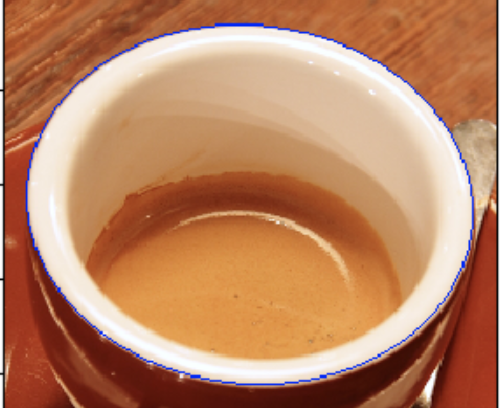
#> input picture imageprocessing/cup.png, 500 x 408 px
$ python imageaddoperation.py
#> lines starting #> are read from the running program, lines starting #| are printed output that depends on the picture
# Load two images
import cv2 as cv
img1 = cv.imread('cup.png')
#> img1 is the input picture: shape (408, 500, 3); mean B, G, R 98.7, 132, 187.3
img2 = cv.imread('dave.png')
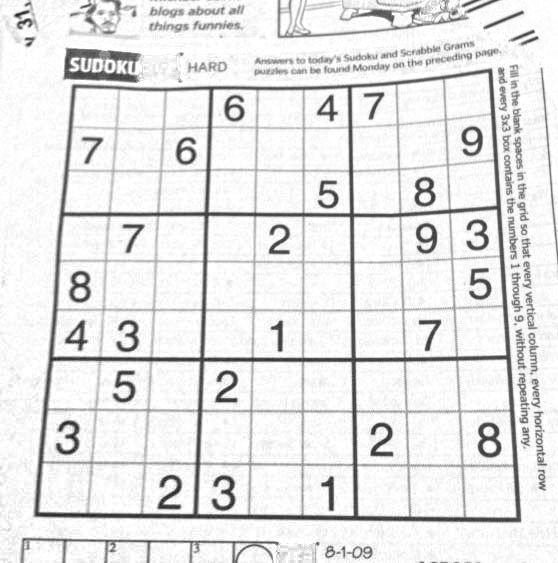
#> input picture imageprocessing/dave.png, 558 x 563 px
#> img2 is the input picture: shape (563, 558, 3); min 27, max 255, mean 229.5
# I want to put logo on top-left corner, So I create a ROI
rows,cols,channels = img2.shape
#> rows = 563; cols = 558; channels = 3
# Now create a mask of logo and create its inverse mask also
img2gray = cv.cvtColor(img2,cv.COLOR_BGR2GRAY)
im1 = cv.cvtColor(img1,cv.COLOR_BGR2GRAY)
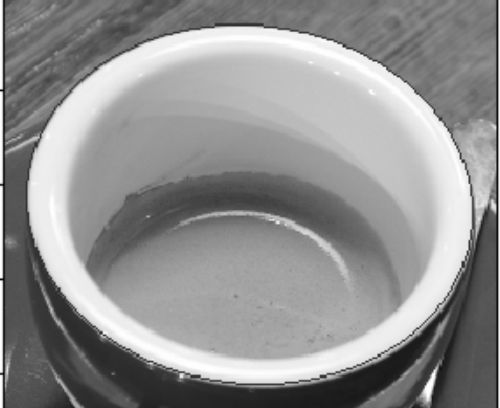
#> im1: shape (408, 500); min 3, max 254, mean 144.7
roi = im1[0:rows, 0:cols, ]
ret, mask = cv.threshold(img2gray, 10, 255, cv.THRESH_BINARY)
#> mask: shape (563, 558); every value is 255
mask_inv = cv.bitwise_not(mask)
#> mask_inv: shape (563, 558); every value is 0
# Now black-out the area of logo in ROI
#> (the run stopped early here; a loop or call above may not have finished)
